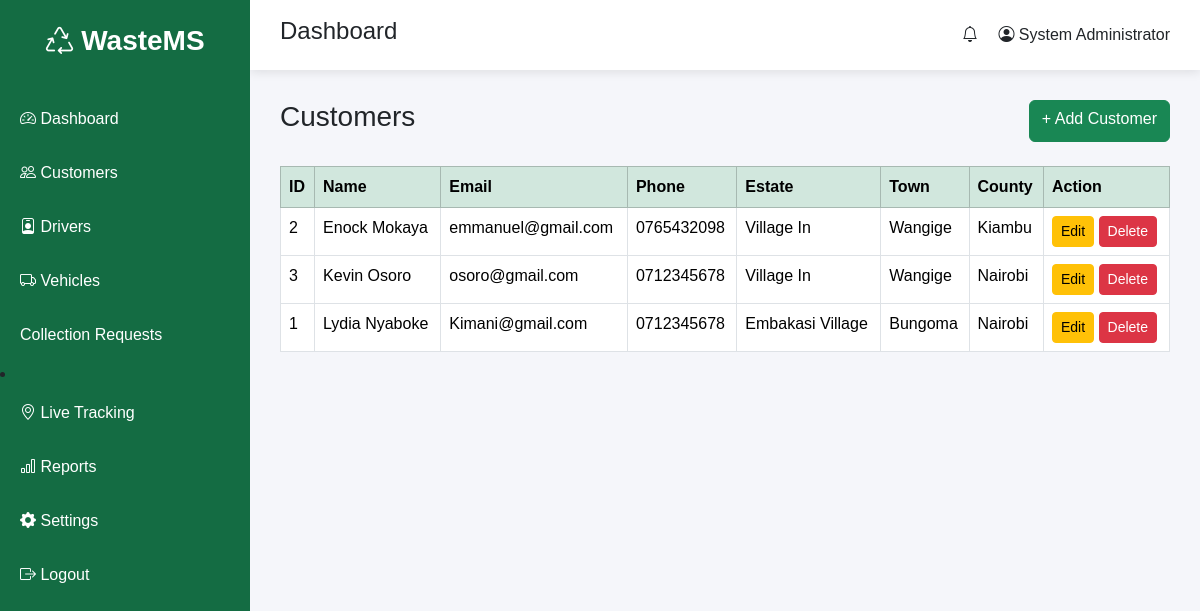
The page /admin/customers.php (signed in) on the database its author committed.
### tables this page shows
CREATE TABLE `customers` (
  `customer_id` int(11) NOT NULL,
  `user_id` int(11) DEFAULT NULL,
  `address` varchar(255) DEFAULT NULL,
  `estate` varchar(100) DEFAULT NULL,
  `town` varchar(100) DEFAULT NULL,
  `county` varchar(100) DEFAULT NULL,
  `latitude` decimal(10,8) DEFAULT NULL,
  `longitude` decimal(11,8) DEFAULT NULL
);

CREATE TABLE `users` (
  `user_id` int(11) NOT NULL,
  `full_name` varchar(100) NOT NULL,
  `email` varchar(100) NOT NULL,
  `phone` varchar(20) DEFAULT NULL,
  `password` varchar(255) NOT NULL,
  `role` enum('admin','driver','customer') NOT NULL,
  `status` enum('Active','Inactive') DEFAULT 'Active',
  `created_at` timestamp NOT NULL DEFAULT current_timestamp()
);

### admin/customers.php (the view)
<?php
include "includes/header.php";
$result = mysqli_query($conn,"
SELECT customers.customer_id,
       users.full_name,
       users.email,
       users.phone,
       customers.address,
       customers.estate,
       customers.town,
       customers.county
FROM customers
JOIN users ON customers.user_id = users.user_id
ORDER BY users.full_name ASC
");
?>
<?php include "includes/sidebar.php"; ?>
<?php include "includes/topbar.php"; ?>
<div class="content">
<div class="d-flex justify-content-between mb-4">
<h3>Customers</h3>
<a href="add_customer.php" class="btn btn-success">
    + Add Customer
</a>
</div>
<table class="table table-bordered table-hover">
<thead class="table-success">
<tr>
<th>ID</th>
<th>Name</th>
<th>Email</th>
<th>Phone</th>
<th>Estate</th>
<th>Town</th>
<th>County</th>
<th>Action</th>
</tr>
</thead>
<tbody>
<?php while($row=mysqli_fetch_assoc($result)){ ?>
<tr>
<td><?= $row['customer_id']; ?></td>
<td><?= htmlspecialchars($row['full_name']); ?></td>
<td><?= htmlspecialchars($row['email']); ?></td>
<td><?= htmlspecialchars($row['phone']); ?></td>
<td><?= htmlspecialchars($row['estate']); ?></td>
<td><?= htmlspecialchars($row['town']); ?></td>
<td><?= htmlspecialchars($row['county']); ?></td>
<td>
<a href="edit_customer.php?id=<?= $row['customer_id']; ?>"
class="btn btn-warning btn-sm">
Edit
</a>
<a href="delete_customer.php?id=<?= $row['customer_id']; ?>"
class="btn btn-danger btn-sm"
onclick="return confirm('Delete this customer?')">
Delete
</a>
</td>
</tr>
<?php } ?>
</tbody>
</table>
</div>
<?php include "includes/footer.php"; ?>

### assets/css/admin.css (style rules this page uses)
body { margin:0; background:#f5f6fa; font-family:Arial; }
.content { margin-left:250px; padding:30px; }

### rows shown on the page
customers: customer_id "2", user.full_name "Enock Mokaya", user.email "emmanuel@gmail.com", user.phone "0765432098", estate "Village In", town "Wangige", county "Kiambu"
customers: customer_id "3", user.full_name "Kevin Osoro", user.email "osoro@gmail.com", user.phone "0712345678", estate "Village In", town "Wangige", county "Nairobi"
customers: customer_id "1", user.full_name "Lydia Nyaboke", user.email "Kimani@gmail.com", user.phone "0712345678", estate "Embakasi Village", town "Bungoma", county "Nairobi"

### other values the page prints
$_SESSION['name'] "System Administrator"
